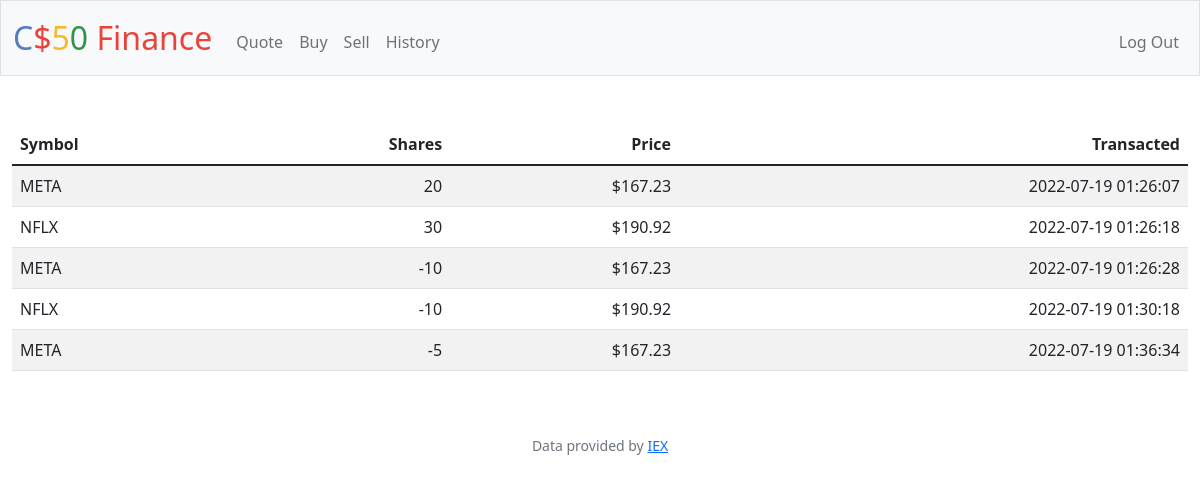
Before: /history (signed in) with the older database file.
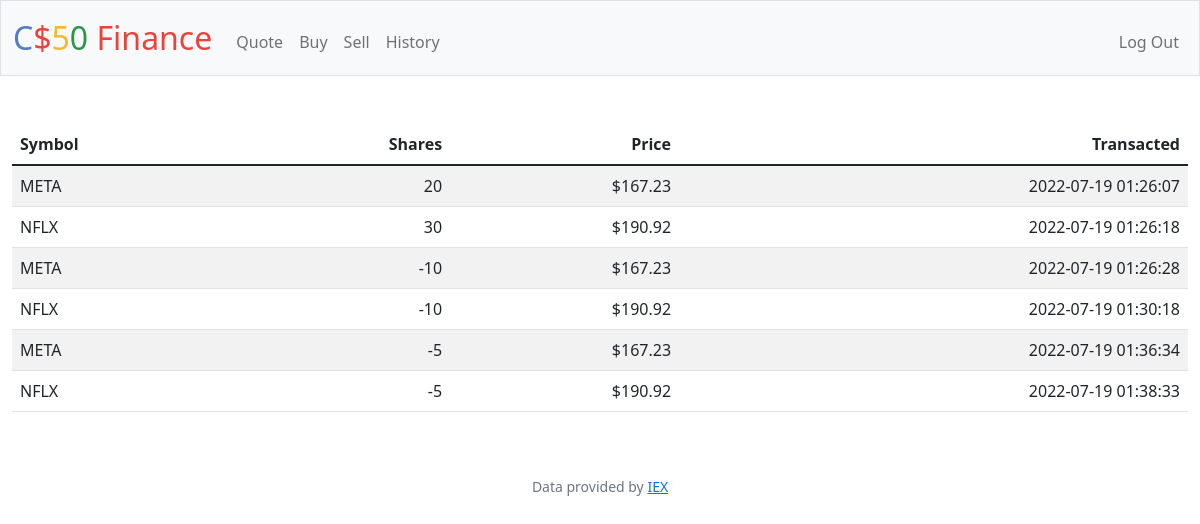
After: the same page with the newer database file.
### tables this page shows
CREATE TABLE transactions(
    id           INTEGER PRIMARY KEY AUTOINCREMENT NOT NULL,
    users_id    INTEGER NOT NULL,
    symbol  TEXT NOT NULL,
    name  TEXT NOT NULL,
    price  NUMERIC NOT NULL,
    quantity  INTEGER NOT NULL,
    cash  NUMERIC NOT NULL,
    time TEXT NOT NULL,
    FOREIGN KEY(users_id) REFERENCES users(id)
);

### app.py (the view)
@app.route("/history")
@login_required
def history():
    hist = db.execute(
        "SELECT * FROM transactions WHERE users_id = ? ORDER BY time ASC", session["user_id"])
    return render_template("history.html", res=hist)

### app.py (called while the page is built)
@app.after_request
def after_request(response):
    response.headers["Cache-Control"] = "no-cache, no-store, must-revalidate"
    response.headers["Expires"] = 0
    response.headers["Pragma"] = "no-cache"
    return response

### helpers.py (called while the page is built)
def login_required(f):
    @wraps(f)
    def decorated_function(*args, **kwargs):
        if session.get("user_id") is None:
            return redirect("/login")
        return f(*args, **kwargs)
    return decorated_function

def usd(value):
    return f"${value:,.2f}"

### templates/history.html (shortened to what this page needs)
{% extends "layout.html" %}
{% block main %}
{% set ns = namespace() %}
{% set ns.last_cash = 10000 %}
<table class="table table-striped">
    <thead>
        <tr>
            <th class="text-start">Symbol</th>
            <th class="text-end">Shares</th>
            <th class="text-end">Price</th>
            <th class="text-end">Transacted</th>
        </tr>
    </thead>
   <tbody>
    {% for dict_res in res -%}
            <tr>
                <td class="text-start">{{dict_res['symbol']}}</td>
                <td class="text-end">{{dict_res['quantity']}}</td>
                <td class="text-end">{{dict_res['price'] | usd}}</td>
                <td class="text-end">{{dict_res['time']}}</td>
            </tr>
    {% endfor %}
    </tbody>
</table>
{% endblock %}

Changed rows visible on the page:
added transactions: symbol "NFLX", quantity "-5", price "$190.92", time "2022-07-19 01:38:33"
